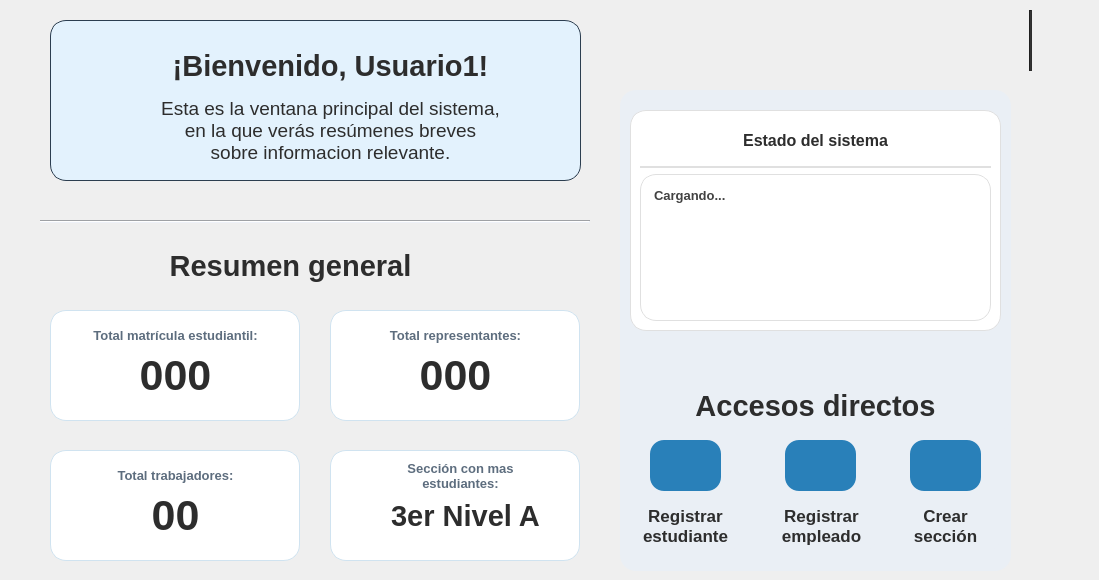
     <widget class="QWidget" name="home">
      <widget class="QFrame" name="frameSaludo">
       <property name="geometry">
        <rect>
         <x>50</x>
         <y>20</y>
         <width>531</width>
         <height>161</height>
        </rect>
       </property>
       <property name="styleSheet">
        <string notr="true">QFrame{
		border-radius: 16px;
		background-color: #E3F2FD;
border: 1.2px solid #2C3E50;
}
QLabel{
	background-color: transparent;
	color: #2d2d2d;
border: transparent;
}</string>
       </property>
       <property name="frameShape">
        <enum>QFrame::Shape::StyledPanel</enum>
       </property>
       <property name="frameShadow">
        <enum>QFrame::Shadow::Raised</enum>
       </property>
       <widget class="QLabel" name="lblSaludo_Icon">
        <property name="geometry">
         <rect>
          <x>30</x>
          <y>40</y>
          <width>61</width>
          <height>61</height>
         </rect>
        </property>
        <property name="text">
         <string/>
        </property>
        <property name="pixmap">
         <pixmap resource="../icons/resources_ui.qrc">:/icons/welcome_b.png</pixmap>
        </property>
        <property name="scaledContents">
         <bool>true</bool>
        </property>
       </widget>
       <widget class="QLabel" name="lblBienvenida">
        <property name="geometry">
         <rect>
          <x>120</x>
          <y>20</y>
          <width>321</width>
          <height>51</height>
         </rect>
        </property>
        <property name="font">
         <font>
          <family>Segoe UI</family>
          <pointsize>22</pointsize>
          <bold>true</bold>
         </font>
        </property>
        <property name="styleSheet">
         <string notr="true"/>
        </property>
        <property name="text">
         <string>¡Bienvenido, Usuario1!</string>
        </property>
        <property name="alignment">
         <set>Qt::AlignmentFlag::AlignCenter</set>
        </property>
       </widget>
       <widget class="QLabel" name="lblSaludo_Descript">
        <property name="geometry">
         <rect>
          <x>110</x>
          <y>70</y>
          <width>341</width>
          <height>81</height>
         </rect>
        </property>
        <property name="font">
         <font>
          <family>Segoe UI</family>
          <pointsize>14</pointsize>
          <bold>false</bold>
         </font>
        </property>
        <property name="styleSheet">
         <string notr="true"/>
        </property>
        <property name="text">
         <string>Esta es la ventana principal del sistema, en la que verás resúmenes breves sobre informacion relevante.</string>
        </property>
        <property name="scaledContents">
         <bool>false</bool>
        </property>
        <property name="alignment">
         <set>Qt::AlignmentFlag::AlignCenter</set>
        </property>
        <property name="wordWrap">
         <bool>true</bool>
        </property>
       </widget>
      </widget>
      <widget class="QFrame" name="frameAccesosDirectos">
       <property name="geometry">
        <rect>
         <x>620</x>
         <y>90</y>
         <width>391</width>
         <height>481</height>
        </rect>
       </property>
       <property name="minimumSize">
        <size>
         <width>0</width>
         <height>100</height>
        </size>
       </property>
       <property name="maximumSize">
        <size>
         <width>16777215</width>
         <height>540</height>
        </size>
       </property>
       <property name="styleSheet">
        <string notr="true">QFrame{
	background-color: rgb(234, 239, 245);
	
	border-radius: 16px;
}
QLabel{
	color: #333333;
}</string>
       </property>
       <property name="frameShape">
        <enum>QFrame::Shape::StyledPanel</enum>
       </property>
       <property name="frameShadow">
        <enum>QFrame::Shadow::Raised</enum>
       </property>
       <widget class="QPushButton" name="btnAccesoDirecto_reg_estu">
        <property name="geometry">
         <rect>
          <x>30</x>
          <y>350</y>
          <width>71</width>
          <height>51</height>
         </rect>
        </property>
        <property name="sizePolicy">
         <sizepolicy hsizetype="Minimum" vsizetype="Fixed">
          <horstretch>0</horstretch>
          <verstretch>0</verstretch>
         </sizepolicy>
        </property>
        <property name="minimumSize">
         <size>
          <width>40</width>
          <height>40</height>
         </size>
        </property>
        <property name="maximumSize">
         <size>
          <width>200</width>
          <height>60</height>
         </size>
        </property>
        <property name="font">
         <font>
          <family>Segoe UI</family>
          <pointsize>13</pointsize>
          <bold>true</bold>
         </font>
        </property>
        <property name="cursor">
         <cursorShape>PointingHandCursor</cursorShape>
        </property>
        <property name="layoutDirection">
         <enum>Qt::LayoutDirection::LeftToRight</enum>
        </property>
        <property name="autoFillBackground">
         <bool>false</bool>
        </property>
        <property name="styleSheet">
         <string notr="true">QPushButton {
   background-color: #2980b9;
    color: #F3F6FF;
    border: none;
    padding: 8px 6px;
    border-radius: 14px;
}
QPushButton:hover {
	background-color: #0D47A1;
}</string>
        </property>
        <property name="text">
         <string/>
        </property>
        <property name="icon">
         <iconset resource="../icons/resources_ui.qrc">
          <normaloff>:/icons/estudiante_w.png</normaloff>:/icons/estudiante_w.png</iconset>
        </property>
        <property name="iconSize">
         <size>
          <width>24</width>
          <height>24</height>
         </size>
        </property>
       </widget>
       <widget class="QLabel" name="lblResumenGeneral_6">
        <property name="geometry">
         <rect>
          <x>10</x>
          <y>410</y>
          <width>111</width>
          <height>51</height>
         </rect>
        </property>
        <property name="font">
         <font>
          <family>Segoe UI</family>
          <pointsize>13</pointsize>
          <bold>true</bold>
         </font>
        </property>
        <property name="styleSheet">
         <string notr="true">color: #2d2d2d</string>
        </property>
        <property name="text">
         <string>Registrar estudiante</string>
        </property>
        <property name="alignment">
         <set>Qt::AlignmentFlag::AlignCenter</set>
        </property>
        <property name="wordWrap">
         <bool>true</bool>
        </property>
       </widget>
       <widget class="QLabel" name="lblResumenGeneral_7">
        <property name="geometry">
         <rect>
          <x>0</x>
          <y>290</y>
          <width>391</width>
          <height>51</height>
         </rect>
        </property>
        <property name="font">
         <font>
          <family>Segoe UI</family>
          <pointsize>22</pointsize>
          <bold>true</bold>
         </font>
        </property>
        <property name="styleSheet">
         <string notr="true">color: #2d2d2d</string>
        </property>
        <property name="text">
         <string>Accesos directos</string>
        </property>
        <property name="alignment">
         <set>Qt::AlignmentFlag::AlignCenter</set>
        </property>
       </widget>
       <widget class="QLabel" name="lblResumenGeneral_8">
        <property name="geometry">
         <rect>
          <x>146</x>
          <y>410</y>
          <width>111</width>
          <height>51</height>
         </rect>
        </property>
        <property name="font">
         <font>
          <family>Segoe UI</family>
          <pointsize>13</pointsize>
          <bold>true</bold>
         </font>
        </property>
        <property name="styleSheet">
         <string notr="true">color: #2d2d2d</string>
        </property>
        <property name="text">
         <string>Registrar empleado</string>
        </property>
        <property name="alignment">
         <set>Qt::AlignmentFlag::AlignCenter</set>
        </property>
        <property name="wordWrap">
         <bool>true</bool>
        </property>
       </widget>
       <widget class="QPushButton" name="btnAccesoDirecto_reg_emple">
        <property name="geometry">
         <rect>
          <x>165</x>
          <y>350</y>
          <width>71</width>
          <height>51</height>
         </rect>
        </property>
        <property name="sizePolicy">
         <sizepolicy hsizetype="Minimum" vsizetype="Fixed">
          <horstretch>0</horstretch>
          <verstretch>0</verstretch>
         </sizepolicy>
        </property>
        <property name="minimumSize">
         <size>
          <width>40</width>
          <height>40</height>
         </size>
        </property>
        <property name="maximumSize">
         <size>
          <width>200</width>
          <height>60</height>
         </size>
        </property>
        <property name="font">
         <font>
          <family>Segoe UI</family>
          <pointsize>13</pointsize>
          <bold>true</bold>
         </font>
        </property>
        <property name="cursor">
         <cursorShape>PointingHandCursor</cursorShape>
        </property>
        <property name="layoutDirection">
         <enum>Qt::LayoutDirection::LeftToRight</enum>
        </property>
        <property name="autoFillBackground">
         <bool>false</bool>
        </property>
        <property name="styleSheet">
         <string notr="true">QPushButton {
   background-color: #2980b9;
    color: #F3F6FF;
    border: none;
    padding: 8px 6px;
    border-radius: 14px;
}
QPushButton:hover {
	background-color: #0D47A1;
}</string>
        </property>
        <property name="text">
         <string/>
        </property>
        <property name="icon">
         <iconset resource="../icons/resources_ui.qrc">
          <normaloff>:/icons/empleado_w.png</normaloff>:/icons/empleado_w.png</iconset>
        </property>
        <property name="iconSize">
         <size>
          <width>24</width>
          <height>24</height>
         </size>
        </property>
       </widget>
       <widget class="QLabel" name="lblResumenGeneral_9">
        <property name="geometry">
         <rect>
          <x>270</x>
          <y>410</y>
          <width>111</width>
          <height>51</height>
         </rect>
        </property>
        <property name="font">
         <font>
          <family>Segoe UI</family>
          <pointsize>13</pointsize>
          <bold>true</bold>
         </font>
        </property>
        <property name="styleSheet">
         <string notr="true">color: #2d2d2d</string>
        </property>
        <property name="text">
         <string>Crear sección</string>
        </property>
        <property name="alignment">
         <set>Qt::AlignmentFlag::AlignCenter</set>
        </property>
        <property name="wordWrap">
         <bool>true</bool>
        </property>
       </widget>
       <widget class="QPushButton" name="btnAccesoDirecto_secciones">
        <property name="geometry">
         <rect>
          <x>290</x>
          <y>350</y>
          <width>71</width>
          <height>51</height>
         </rect>
        </property>
        <property name="sizePolicy">
         <sizepolicy hsizetype="Minimum" vsizetype="Fixed">
          <horstretch>0</horstretch>
          <verstretch>0</verstretch>
         </sizepolicy>
        </property>
        <property name="minimumSize">
         <size>
          <width>40</width>
          <height>40</height>
         </size>
        </property>
        <property name="maximumSize">
         <size>
          <width>200</width>
          <height>60</height>
         </size>
        </property>
        <property name="font">
         <font>
          <family>Segoe UI</family>
          <pointsize>13</pointsize>
          <bold>true</bold>
         </font>
        </property>
        <property name="cursor">
         <cursorShape>PointingHandCursor</cursorShape>
        </property>
        <property name="layoutDirection">
         <enum>Qt::LayoutDirection::LeftToRight</enum>
        </property>
        <property name="autoFillBackground">
         <bool>false</bool>
        </property>
        <property name="styleSheet">
         <string notr="true">QPushButton {
   background-color: #2980b9;
    color: #F3F6FF;
    border: none;
    padding: 8px 6px;
    border-radius: 14px;
}
QPushButton:hover {
	background-color: #0D47A1;
}</string>
        </property>
        <property name="text">
         <string/>
        </property>
        <property name="icon">
         <iconset resource="../icons/resources_ui.qrc">
          <normaloff>:/icons/seccion2_w.png</normaloff>:/icons/seccion2_w.png</iconset>
        </property>
        <property name="iconSize">
         <size>
          <width>24</width>
          <height>24</height>
         </size>
        </property>
       </widget>
       <widget class="QFrame" name="frNotificaciones_home">
        <property name="geometry">
         <rect>
          <x>10</x>
          <y>20</y>
          <width>371</width>
          <height>221</height>
         </rect>
        </property>
        <property name="styleSheet">
         <string notr="true">QFrame {
    background-color: #ffffff;
    border-radius: 16px;
    border: 1px solid #e0e0e0;
}</string>
        </property>
        <property name="frameShape">
         <enum>QFrame::Shape::StyledPanel</enum>
        </property>
        <property name="frameShadow">
         <enum>QFrame::Shadow::Raised</enum>
        </property>
        <layout class="QVBoxLayout" name="verticalLayout_3">
         <item>
          <widget class="QLabel" name="lblTituloNotif_home">
           <property name="maximumSize">
            <size>
             <width>351</width>
             <height>40</height>
            </size>
           </property>
           <property name="font">
            <font>
             <family>Segoe UI</family>
             <pointsize>12</pointsize>
             <bold>true</bold>
            </font>
           </property>
           <property name="styleSheet">
            <string notr="true">color: #2d2d2d;
background-color: transparent;
border: transparent;</string>
           </property>
           <property name="text">
            <string>Estado del sistema</string>
           </property>
           <property name="alignment">
            <set>Qt::AlignmentFlag::AlignCenter</set>
           </property>
          </widget>
         </item>
         <item>
          <widget class="Line" name="line">
           <property name="maximumSize">
            <size>
             <width>16777215</width>
             <height>2</height>
            </size>
           </property>
           <property name="styleSheet">
            <string notr="true">background-color: rgb(234, 239, 245);</string>
           </property>
           <property name="orientation">
            <enum>Qt::Orientation::Horizontal</enum>
           </property>
          </widget>
         </item>
         <item>
          <widget class="QLabel" name="lblNotificaciones_home">
           <property name="font">
            <font>
             <family>Segoe UI</family>
             <pointsize>10</pointsize>
             <bold>true</bold>
            </font>
           </property>
           <property name="styleSheet">
            <string notr="true">QLabel {
    color: #424242;
    padding: 10px;
    line-height: 1.5;
}</string>
           </property>
           <property name="text">
            <string>Cargando...</string>
           </property>
           <property name="alignment">
            <set>Qt::AlignmentFlag::AlignLeading|Qt::AlignmentFlag::AlignLeft|Qt::AlignmentFlag::AlignTop</set>
           </property>
           <property name="wordWrap">
            <bool>true</bool>
           </property>
          </widget>
         </item>
        </layout>
       </widget>
      </widget>
      <widget class="QFrame" name="frMatricula_home">
       <property name="geometry">
        <rect>
         <x>50</x>
         <y>310</y>
         <width>250</width>
         <height>111</height>
        </rect>
       </property>
       <property name="minimumSize">
        <size>
         <width>230</width>
         <height>0</height>
        </size>
       </property>
       <property name="maximumSize">
        <size>
         <width>260</width>
         <height>16777215</height>
        </size>
       </property>
       <property name="styleSheet">
        <string notr="true">QFrame {
    background-color: #FFFFFF;
    border: 1.2px solid #D0E3F0;
    border-radius: 16px;
}
QLabel{
	border: transparent;
	color: #0B1321;
}</string>
       </property>
       <property name="frameShape">
        <enum>QFrame::Shape::StyledPanel</enum>
       </property>
       <property name="frameShadow">
        <enum>QFrame::Shadow::Raised</enum>
       </property>
       <widget class="QLabel" name="lblTarjeta1_icon">
        <property name="geometry">
         <rect>
          <x>20</x>
          <y>50</y>
          <width>31</width>
          <height>31</height>
         </rect>
        </property>
        <property name="font">
         <font>
          <family>Segoe UI</family>
          <pointsize>1</pointsize>
         </font>
        </property>
        <property name="text">
         <string/>
        </property>
        <property name="pixmap">
         <pixmap resource="../icons/resources_ui.qrc">:/icons/matricula.png</pixmap>
        </property>
        <property name="scaledContents">
         <bool>true</bool>
        </property>
       </widget>
       <widget class="QLabel" name="lblTarjeta1_Titulo">
        <property name="geometry">
         <rect>
          <x>40</x>
          <y>10</y>
          <width>171</width>
          <height>31</height>
         </rect>
        </property>
        <property name="font">
         <font>
          <family>Segoe UI</family>
          <pointsize>10</pointsize>
          <bold>true</bold>
         </font>
        </property>
        <property name="styleSheet">
         <string notr="true">color: #5d6d7e</string>
        </property>
        <property name="text">
         <string>Total matrícula estudiantil:</string>
        </property>
        <property name="alignment">
         <set>Qt::AlignmentFlag::AlignCenter</set>
        </property>
        <property name="wordWrap">
         <bool>true</bool>
        </property>
       </widget>
       <widget class="QLabel" name="lblMatricula_home">
        <property name="geometry">
         <rect>
          <x>70</x>
          <y>40</y>
          <width>111</width>
          <height>51</height>
         </rect>
        </property>
        <property name="font">
         <font>
          <family>Segoe UI</family>
          <pointsize>32</pointsize>
          <bold>true</bold>
         </font>
        </property>
        <property name="styleSheet">
         <string notr="true">color: #2d2d2d</string>
        </property>
        <property name="text">
         <string>000</string>
        </property>
        <property name="alignment">
         <set>Qt::AlignmentFlag::AlignCenter</set>
        </property>
        <property name="wordWrap">
         <bool>true</bool>
        </property>
       </widget>
      </widget>
      <widget class="Line" name="lineSeparadora">
       <property name="geometry">
        <rect>
         <x>40</x>
         <y>220</y>
         <width>550</width>
         <height>3</height>
        </rect>
       </property>
       <property name="minimumSize">
        <size>
         <width>550</width>
         <height>3</height>
        </size>
       </property>
       <property name="maximumSize">
        <size>
         <width>560</width>
         <height>3</height>
        </size>
       </property>
       <property name="styleSheet">
        <string notr="true">background-color: #eef1f8;</string>
       </property>
       <property name="orientation">
        <enum>Qt::Orientation::Horizontal</enum>
       </property>
      </widget>
      <widget class="QLabel" name="lblResumenGeneral">
       <property name="geometry">
        <rect>
         <x>130</x>
         <y>240</y>
         <width>321</width>
         <height>51</height>
        </rect>
       </property>
       <property name="font">
        <font>
         <family>Segoe UI</family>
         <pointsize>22</pointsize>
         <bold>true</bold>
        </font>
       </property>
       <property name="styleSheet">
        <string notr="true">color: #2d2d2d</string>
       </property>
       <property name="text">
        <string>Resumen general</string>
       </property>
       <property name="alignment">
        <set>Qt::AlignmentFlag::AlignCenter</set>
       </property>
      </widget>
      <widget class="QFrame" name="frRepresentantes_home">
       <property name="geometry">
        <rect>
         <x>330</x>
         <y>310</y>
         <width>250</width>
         <height>111</height>
        </rect>
       </property>
       <property name="minimumSize">
        <size>
         <width>250</width>
         <height>0</height>
        </size>
       </property>
       <property name="maximumSize">
        <size>
         <width>250</width>
         <height>16777215</height>
        </size>
       </property>
       <property name="styleSheet">
        <string notr="true">QFrame {
    background-color: #FFFFFF;
    border: 1.2px solid #D0E3F0;
    border-radius: 16px;
}
QLabel{
	border: transparent;
	color: #0B1321;
}</string>
       </property>
       <property name="frameShape">
        <enum>QFrame::Shape::StyledPanel</enum>
       </property>
       <property name="frameShadow">
        <enum>QFrame::Shadow::Raised</enum>
       </property>
       <widget class="QLabel" name="lblTarjeta1_icon_3">
        <property name="geometry">
         <rect>
          <x>20</x>
          <y>50</y>
          <width>31</width>
          <height>31</height>
         </rect>
        </property>
        <property name="font">
         <font>
          <family>Segoe UI</family>
          <pointsize>1</pointsize>
         </font>
        </property>
        <property name="text">
         <string/>
        </property>
        <property name="pixmap">
         <pixmap resource="../icons/resources_ui.qrc">:/icons/representantes.png</pixmap>
        </property>
        <property name="scaledContents">
         <bool>true</bool>
        </property>
       </widget>
       <widget class="QLabel" name="lblTarjeta1_Titulo_3">
        <property name="geometry">
         <rect>
          <x>40</x>
          <y>10</y>
          <width>171</width>
          <height>31</height>
         </rect>
        </property>
        <property name="font">
         <font>
          <family>Segoe UI</family>
          <pointsize>10</pointsize>
          <bold>true</bold>
         </font>
        </property>
        <property name="styleSheet">
         <string notr="true">color: #5d6d7e</string>
        </property>
        <property name="text">
         <string>Total representantes:</string>
        </property>
        <property name="alignment">
         <set>Qt::AlignmentFlag::AlignCenter</set>
        </property>
        <property name="wordWrap">
         <bool>true</bool>
        </property>
       </widget>
       <widget class="QLabel" name="lblRepresentantes_home">
        <property name="geometry">
         <rect>
          <x>70</x>
          <y>40</y>
          <width>111</width>
          <height>51</height>
         </rect>
        </property>
        <property name="font">
         <font>
          <family>Segoe UI</family>
          <pointsize>32</pointsize>
          <bold>true</bold>
         </font>
        </property>
        <property name="styleSheet">
         <string notr="true">color: #2d2d2d</string>
        </property>
        <property name="text">
         <string>000</string>
        </property>
        <property name="alignment">
         <set>Qt::AlignmentFlag::AlignCenter</set>
        </property>
        <property name="wordWrap">
         <bool>true</bool>
        </property>
       </widget>
      </widget>
      <widget class="QFrame" name="frTrabajadores_home">
       <property name="geometry">
        <rect>
         <x>50</x>
         <y>450</y>
         <width>250</width>
         <height>111</height>
        </rect>
       </property>
       <property name="minimumSize">
        <size>
         <width>250</width>
         <height>0</height>
        </size>
       </property>
       <property name="maximumSize">
        <size>
         <width>250</width>
         <height>16777215</height>
        </size>
       </property>
       <property name="styleSheet">
        <string notr="true">QFrame {
    background-color: #FFFFFF;
    border: 1.2px solid #D0E3F0;
    border-radius: 16px;
}
QLabel{
	border: transparent;
	color: #0B1321;
}</string>
       </property>
       <property name="frameShape">
        <enum>QFrame::Shape::StyledPanel</enum>
       </property>
       <property name="frameShadow">
        <enum>QFrame::Shadow::Raised</enum>
       </property>
       <widget class="QLabel" name="lblTarjeta1_icon_4">
        <property name="geometry">
         <rect>
          <x>20</x>
          <y>50</y>
          <width>31</width>
          <height>31</height>
         </rect>
        </property>
        <property name="font">
         <font>
          <family>Segoe UI</family>
          <pointsize>1</pointsize>
         </font>
        </property>
        <property name="text">
         <string/>
        </property>
        <property name="pixmap">
         <pixmap resource="../icons/resources_ui.qrc">:/icons/empleados_female.png</pixmap>
        </property>
        <property name="scaledContents">
         <bool>true</bool>
        </property>
       </widget>
       <widget class="QLabel" name="lblTarjeta1_Titulo_4">
        <property name="geometry">
         <rect>
          <x>40</x>
          <y>10</y>
          <width>171</width>
          <height>31</height>
         </rect>
        </property>
        <property name="font">
         <font>
          <family>Segoe UI</family>
          <pointsize>10</pointsize>
          <bold>true</bold>
         </font>
        </property>
        <property name="styleSheet">
         <string notr="true">color: #5d6d7e</string>
        </property>
        <property name="text">
         <string>Total trabajadores:</string>
        </property>
        <property name="alignment">
         <set>Qt::AlignmentFlag::AlignCenter</set>
        </property>
        <property name="wordWrap">
         <bool>true</bool>
        </property>
       </widget>
       <widget class="QLabel" name="lblEmpleados_home">
        <property name="geometry">
         <rect>
          <x>70</x>
          <y>40</y>
          <width>111</width>
          <height>51</height>
         </rect>
        </property>
        <property name="font">
         <font>
          <family>Segoe UI</family>
          <pointsize>32</pointsize>
          <bold>true</bold>
         </font>
        </property>
        <property name="styleSheet">
         <string notr="true">color: #2d2d2d</string>
        </property>
        <property name="text">
         <string>00</string>
        </property>
        <property name="alignment">
         <set>Qt::AlignmentFlag::AlignCenter</set>
        </property>
        <property name="wordWrap">
         <bool>true</bool>
        </property>
       </widget>
      </widget>
      <widget class="QFrame" name="frSeccion_home">
       <property name="geometry">
        <rect>
         <x>330</x>
         <y>450</y>
         <width>250</width>
         <height>111</height>
        </rect>
       </property>
       <property name="minimumSize">
        <size>
         <width>250</width>
         <height>0</height>
        </size>
       </property>
       <property name="maximumSize">
        <size>
         <width>250</width>
         <height>16777215</height>
        </size>
       </property>
       <property name="styleSheet">
        <string notr="true">QFrame {
    background-color: #FFFFFF;
    border: 1.2px solid #D0E3F0;
    border-radius: 16px;
}
QLabel{
	border: transparent;
	color: #0B1321;
}</string>
       </property>
       <property name="frameShape">
        <enum>QFrame::Shape::StyledPanel</enum>
       </property>
       <property name="frameShadow">
        <enum>QFrame::Shadow::Raised</enum>
       </property>
       <widget class="QLabel" name="lblTarjeta1_icon_5">
        <property name="geometry">
         <rect>
          <x>20</x>
          <y>50</y>
          <width>31</width>
          <height>31</height>
         </rect>
        </property>
        <property name="font">
         <font>
          <family>Segoe UI</family>
          <pointsize>1</pointsize>
         </font>
        </property>
        <property name="text">
         <string/>
        </property>
        <property name="pixmap">
         <pixmap resource="../icons/resources_ui.qrc">:/icons/seccion.png</pixmap>
        </property>
        <property name="scaledContents">
         <bool>true</bool>
        </property>
       </widget>
       <widget class="QLabel" name="lblTarjeta1_Titulo_5">
        <property name="geometry">
         <rect>
          <x>40</x>
          <y>10</y>
          <width>181</width>
          <height>31</height>
         </rect>
        </property>
        <property name="font">
         <font>
          <family>Segoe UI</family>
          <pointsize>10</pointsize>
          <bold>true</bold>
         </font>
        </property>
        <property name="styleSheet">
         <string notr="true">color: #5d6d7e</string>
        </property>
        <property name="text">
         <string>Sección con mas estudiantes:</string>
        </property>
        <property name="alignment">
         <set>Qt::AlignmentFlag::AlignCenter</set>
        </property>
        <property name="wordWrap">
         <bool>true</bool>
        </property>
       </widget>
       <widget class="QLabel" name="lblSeccion_home">
        <property name="geometry">
         <rect>
          <x>30</x>
          <y>30</y>
          <width>211</width>
          <height>71</height>
         </rect>
        </property>
        <property name="font">
         <font>
          <family>Segoe UI</family>
          <pointsize>22</pointsize>
          <bold>true</bold>
         </font>
        </property>
        <property name="styleSheet">
         <string notr="true">color: #2d2d2d;
background-color: transparent;</string>
        </property>
        <property name="text">
         <string>3er Nivel A</string>
        </property>
        <property name="alignment">
         <set>Qt::AlignmentFlag::AlignCenter</set>
        </property>
        <property name="wordWrap">
         <bool>true</bool>
        </property>
       </widget>
      </widget>
      <widget class="QLabel" name="lblLogo_dashboard">
       <property name="geometry">
        <rect>
         <x>880</x>
         <y>10</y>
         <width>141</width>
         <height>61</height>
        </rect>
       </property>
       <property name="font">
        <font>
         <family>Segoe UI</family>
         <pointsize>19</pointsize>
         <bold>true</bold>
        </font>
       </property>
       <property name="styleSheet">
        <string notr="true">color: #2d2d2d</string>
       </property>
       <property name="frameShape">
        <enum>QFrame::Shape::NoFrame</enum>
       </property>
       <property name="frameShadow">
        <enum>QFrame::Shadow::Plain</enum>
       </property>
       <property name="text">
        <string/>
       </property>
       <property name="pixmap">
        <pixmap resource="../icons/resources_ui.qrc">:/logos/SIRA_logo_cut.png</pixmap>
       </property>
       <property name="scaledContents">
        <bool>true</bool>
       </property>
       <property name="alignment">
        <set>Qt::AlignmentFlag::AlignRight|Qt::AlignmentFlag::AlignTrailing|Qt::AlignmentFlag::AlignVCenter</set>
       </property>
       <property name="wordWrap">
        <bool>true</bool>
       </property>
       <property name="indent">
        <number>0</number>
       </property>
      </widget>
      <widget class="QLabel" name="lblLogo_dashboard_escuela">
       <property name="geometry">
        <rect>
         <x>1039</x>
         <y>10</y>
         <width>51</width>
         <height>61</height>
        </rect>
       </property>
       <property name="minimumSize">
        <size>
         <width>50</width>
         <height>50</height>
        </size>
       </property>
       <property name="maximumSize">
        <size>
         <width>130</width>
         <height>70</height>
        </size>
       </property>
       <property name="text">
        <string/>
       </property>
       <property name="pixmap">
        <pixmap resource="../icons/resources_ui.qrc">:/logos/logo_escuela_sinFondo.png</pixmap>
       </property>
       <property name="scaledContents">
        <bool>true</bool>
       </property>
      </widget>
      <widget class="Line" name="line_8">
       <property name="geometry">
        <rect>
         <x>1029</x>
         <y>10</y>
         <width>3</width>
         <height>61</height>
        </rect>
       </property>
       <property name="minimumSize">
        <size>
         <width>3</width>
         <height>61</height>
        </size>
       </property>
       <property name="maximumSize">
        <size>
         <width>3</width>
         <height>61</height>
        </size>
       </property>
       <property name="styleSheet">
        <string notr="true">background-color: #2d2d2d;</string>
       </property>
       <property name="orientation">
        <enum>Qt::Orientation::Vertical</enum>
       </property>
      </widget>
     </widget>
